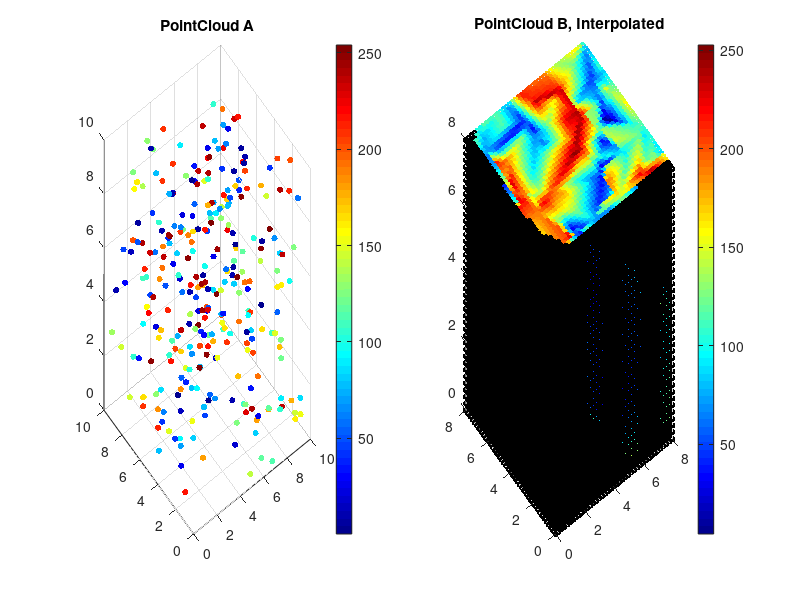
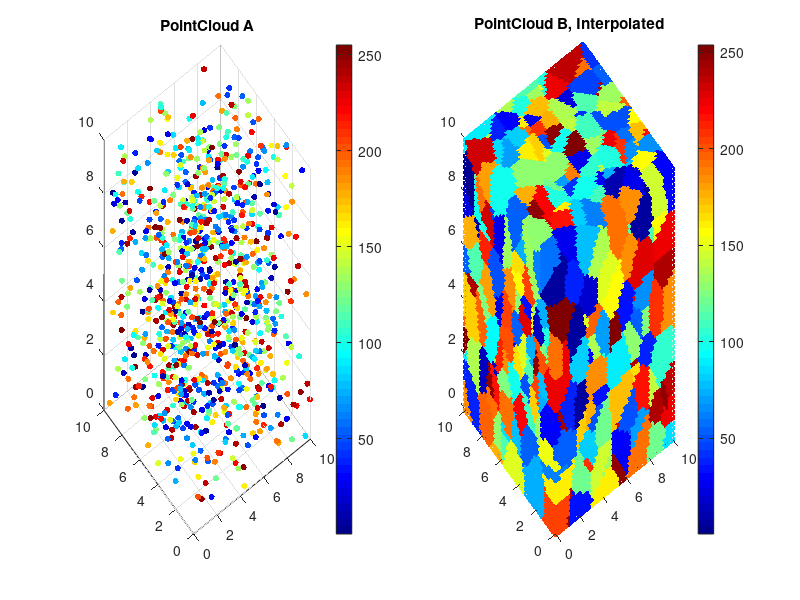

Write MATLAB code to recreate these figures, in order.


clear
close all


% 1. create a pointcloud A of 2000 random intensity values
A_coord = rand(300, 3) *10; % random coordinates in a 10*10*10 space
A_intensity = rand(300, 1) * 255;  % random intensity values 

% 2. a pointcloud B curve with dimensions 8*8*8 with a point every 2mm
[x, y, z] = meshgrid(0:.2:8, 0:.2:8, 0:.2:8);
B_coord = [x(:), y(:), z(:)];

% 3. interpolate intensity values from A to get intensity values in pointcloud B
B_intensity = griddata(A_coord(:,1), A_coord(:,2), A_coord(:,3), A_intensity,...
                       B_coord(:,1), B_coord(:,2), B_coord(:,3));

% 4. convert all x,y,z coordinates from A and B into column vectors
% This is already done in the above steps

% visualize all the results with colormap 'jet'
figure;
subplot(1,2,1);
scatter3(A_coord(:,1), A_coord(:,2), A_coord(:,3), 20, A_intensity, 'filled');
colormap('jet');
colorbar;
title('PointCloud A');

subplot(1,2,2);
scatter3(B_coord(:,1), B_coord(:,2), B_coord(:,3), 20, B_intensity, 'filled');
colormap('jet');
colorbar;
title('PointCloud B, Interpolated');


set(gcf,'Position',[100 100 1500 700])

%%
close all 
clear


% 1. create a pointcloud A of 2000 random intensity values
A_coord = rand(1000, 3) * 10; % random coordinates in a 10*10*10 space
A_intensity = rand(1000, 1) * 255;  % random intensity values 

% 2. a pointcloud B curve with dimensions 8*8*8 with a point every 2mm
[x, y, z] = meshgrid(0:.2:10, 0:.2:10, 0:.2:10);
B_coord = [x(:), y(:), z(:)];


% 3. interpolate intensity values from A to get intensity values in pointcloud B
B_intensity = griddata(A_coord(:,1), A_coord(:,2), A_coord(:,3), A_intensity, ...
                       B_coord(:,1), B_coord(:,2), B_coord(:,3));

%%-Nearest_Neighboor 
BcordNan = B_coord(isnan(B_intensity), :);
[minDist,I] = min(pdist2(BcordNan, A_coord),[], 2);
NewB_Intense = A_intensity(I);
B_intensity(find(isnan(B_intensity)) ) = NewB_Intense;


% 4. convert all x,y,z coordinates from A and B into column vectors
% This is already done in the above steps

% visualize all the results with colormap 'jet'
figure;
subplot(1,2,1);
scatter3(A_coord(:,1), A_coord(:,2), A_coord(:,3), 20, A_intensity, 'filled');
colormap('jet');
colorbar;
title('PointCloud A');

subplot(1,2,2);
scatter3(B_coord(:,1), B_coord(:,2), B_coord(:,3), 20, B_intensity, 'filled');
colormap('jet');
colorbar;
title('PointCloud B, Interpolated');




set(gcf,'Position',[100 100 1500 700])

%%
